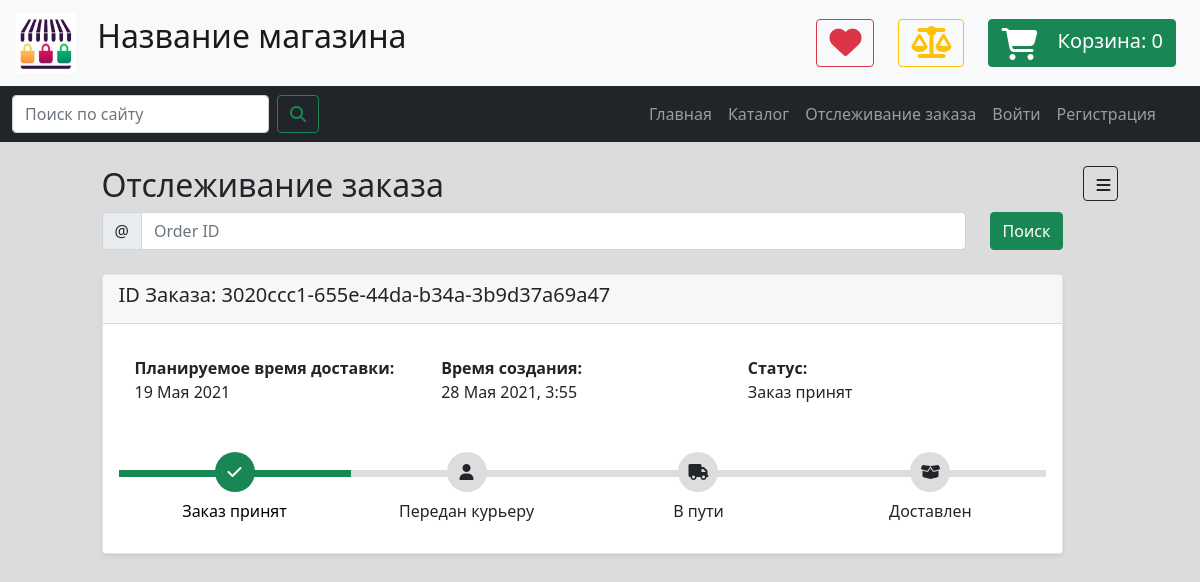
The page /orders/track/3020ccc1-655e-44da-b34a-3b9d37a69a47 on the database its author committed.
### data/orders.py (models this page shows)
class Order(SqlAlchemyBase, SerializerMixin):
    __tablename__ = 'orders'
    id = sqlalchemy.Column(sqlalchemy.Integer,
                           primary_key=True, autoincrement=True)
    public_id = sqlalchemy.Column(sqlalchemy.String(50),
                                  unique=True,
                                  nullable=False,
                                  default=generate_uuid)
    description = sqlalchemy.Column(sqlalchemy.String, nullable=True)
    created_date = sqlalchemy.Column(sqlalchemy.DateTime,
                                     default=datetime.datetime.now)
    update_date = sqlalchemy.Column(sqlalchemy.DateTime,
                                     default=datetime.datetime.now)
    delivery_date = sqlalchemy.Column(sqlalchemy.DateTime)
    elements = orm.relation('OrderElement', back_populates='order')
    location_id = sqlalchemy.Column(sqlalchemy.Integer,
                                    sqlalchemy.ForeignKey("locations.id"))
    location = orm.relation('Location')
    status_id = sqlalchemy.Column(sqlalchemy.Integer,
                                  sqlalchemy.ForeignKey("order_statuses.id"))
    status = orm.relation('Status')
    user_id = sqlalchemy.Column(sqlalchemy.Integer,
                                sqlalchemy.ForeignKey("users.id"), nullable=True)
    user = orm.relation('User', back_populates='orders')

class Status(SqlAlchemyBase):
    __tablename__ = 'order_statuses'
    id = sqlalchemy.Column(sqlalchemy.Integer,
                           primary_key=True, autoincrement=True)
    name = sqlalchemy.Column(sqlalchemy.String, nullable=False, unique=True)
    full_name = sqlalchemy.Column(sqlalchemy.String, nullable=True)
    description = sqlalchemy.Column(sqlalchemy.String, nullable=True)

### routes/orders.py (the view, shortened to what this page needs)
@app.route('/orders/track/<string:public_id>')
def orders_track_page(public_id):
    form_id = request.args.get('public_id', None, type=str)
    if form_id:
        return redirect(url_for('orders_track_page', public_id=form_id))
    db_sess = db_session.create_session()
    order = db_sess.query(Order).filter_by(public_id=public_id).first()
    if order:
        template = render_template('orders_one_page.html',
                                   title='Заказ',
                                   order=order,
                                   time_format_func=ru_format_str_time)
        db_sess.close()
        return template
    else:
        db_sess.close()
        abort(404)

### data/db_session.py (called while the page is built)
def create_session() -> Session:
    global __factory
    if __factory:
        return __factory()

### tools.py (called while the page is built)
def ru_format_str_time(time: datetime.datetime, show_exact_time=True):
    s_month = MONTH_NAMES_RU[time.month]
    s_date = f'{time.day} {s_month} {time.year}'
    if show_exact_time:
        s_time = f', {time.hour}:{time.minute}'
    else:
        s_time = ''
    return s_date + s_time

### templates/orders_one_page.html (shortened to what this page needs)
{% extends "main_template.html" %}
{% block content %}
    <link rel="stylesheet" href="{{ url_for('static', filename='css/orders_page_v13.css') }}">
    <div class="container">
        <h2>Отслеживание заказа</h2>
        <form class="d-flex flex-row g-3 align-items-center">
            <div class="flex-fill">
                <div class="input-group">
                    <div class="input-group-text">@</div>
                    <input type="text" class="form-control"
                           name="public_id" id="searchOrderBox" placeholder="Order ID">
                </div>
            </div>
            <div class="ms-4">
                <button type="submit" class="btn btn-success">Поиск</button>
            </div>
        </form>
        <article class="card rounded shadow-sm mt-4 mb-4">
            <header class="card-header">
                <h5>ID Заказа: {{ order.public_id }}</h5>
            </header>
            <div class="card-body">
                <div class="card-body row">
                    <div class="col"><strong>Планируемое время доставки:</strong><br>
                        {{ time_format_func(order.delivery_date, show_exact_time=False) }}
                    </div>
                    <div class="col"><strong>Время создания:</strong><br>
                        {{ time_format_func(order.created_date) }}
                    </div>
                    <div class="col"><strong>Статус:</strong><br>
                        {{ order.status.full_name }}
                    </div>
                </div>
                {% if order.status %}
                    <div class="track">
                        <div class="step {{ 'active' if order.status.id >= 1 else '' }}"><span class="icon"> <i
                                class="fa fa-check"></i> </span> <span
                                class="text"> Заказ принят </span></div>
                        <div class="step {{ 'active' if order.status.id >= 2 else '' }}"><span class="icon"> <i
                                class="fa fa-user"></i> </span> <span
                                class="text"> Передан курьеру </span></div>
                        <div class="step {{ 'active' if order.status.id >= 3 else '' }}"><span class="icon"> <i
                                class="fa fa-truck"></i> </span> <span
                                class="text"> В пути </span></div>
                        <div class="step {{ 'active' if order.status.id >= 4 else '' }}"><span class="icon"> <i
                                class="fa fa-box-open"></i> </span> <span
                                class="text"> Доставлен </span></div>
                    </div>
                {% else %}
                    <p class="text-danger">
                        У данного заказа отсутствует атрибут Status.
                        Скорее всего, произошла какая-то ошибка.
                        Пожалуйста, обратитесь к администратору!
                    </p>
                {% endif %}
            </div>
        </article>
    </div>
{% endblock content %}

### static/css/main_stylesheet_v12.css (style rules this page uses)
body { background: #dcdcdc; }
.card { background: white; }

### static/css/orders_page_v13.css (style rules this page uses)
.card { position: relative; display: -webkit-box; display: -ms-flexbox; display: flex; -webkit-box-orient: vertical; -webkit-box-direction: normal; -ms-flex-direction: column; flex-direction: column; min-width: 0; word-wrap: break-word; background-color: #fff; background-clip: border-box; border: 1px solid rgba(0, 0, 0, 0.1); border-radius: 0.10rem }
.track { position: relative; background-color: #ddd; height: 7px; display: -webkit-box; display: -ms-flexbox; display: flex; margin-bottom: 60px; margin-top: 50px }
.track .step { -webkit-box-flex: 1; -ms-flex-positive: 1; flex-grow: 1; width: 25%; margin-top: -18px; text-align: center; position: relative }
.track .step.active:before { background: rgb(25, 135, 84) }
.track .step::before { height: 7px; position: absolute; content: ""; width: 100%; left: 0; top: 18px }
.track .step.active .icon { background: rgb(25, 135, 84); color: #fff }
.track .icon { display: inline-block; width: 40px; height: 40px; line-height: 40px; position: relative; border-radius: 100%; background: #ddd }
.track .step.active .text { font-weight: 400; color: #000 }
.track .text { display: block; margin-top: 7px }

### rows shown on the page
Order: public_id "3020ccc1-655e-44da-b34a-3b9d37a69a47", delivery_date "19 Мая 2021", created_date "28 Мая 2021, 3:55"
Status: status.full_name "Заказ принят"

### other values the page prints
{{ shop_name }} "Название магазина"
{{ session.get('cart', [])|length }} "0"
